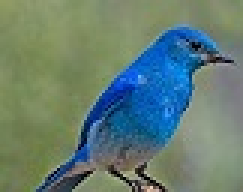
%> input picture imagecut/data/bird.jpg, 81 x 64 px (shown 3 times larger)
$ octave --eval "result = ICgraph(rgb2gray(imread('../data/bird.jpg')));"   (GNU Octave 9; MATLAB toolbox functions it lacks are replaced by stand-ins)
%> lines starting %> are read from the running program, lines starting %| are printed output that depends on the picture; in (x1, y1, x2, y2) boxes, pixels count from 0 and x2, y2 are one past the last pixel; in counts of white or black regions, pixels touching at a corner belong together; the program's own positions count from 1
### imagecut/auxiliary/quadedgep.m
% function [x,y,gx,gy,par,threshold,mag,mage,g,FIe,FIo,mago] = quadedgep(I,par,threshold);
% Input:
%    I = image
%    par = vector for 4 parameters
%      [number of filter orientations, number of scales, filter size, elongation]
%      To use default values, put 0.
%    threshold = threshold on edge strength
% Output:
%    [x,y,gx,gy] = locations and gradients of an ordered list of edgels
%       x,y could be horizontal or vertical or 45 between pixel sites
%       but it is guaranteed that there [floor(y) + (floor(x)-1)*nr]
%       is ordered and unique.  In other words, each edgel has a unique pixel id.
%    par = actual par used
%    threshold = actual threshold used
%    mag = edge magnitude
%    mage = phase map
%    g = gradient map at each pixel
%    [FIe,FIo] = odd and even filter outputs
%    mago = odd filter output of optimum orientation
%
% Stella X. Yu, 2001


function [x,y,gx,gy,par,threshold,mag,mage,g,FIe,FIo,mago] = quadedgep(I,par,threshold);
%> called with par = [4 3 21 3], threshold = 0.02

if nargin<3 | isempty(threshold),
    threshold = 0.2;
end

[r,c] = size(I);
%> r = 64; c = 81
def_par = [8,1,20,3];

% take care of parameters, any missing value is substituted by a default value
if nargin<2 | isempty(par),
   par = def_par;
end
par(end+1:4)=0;
par = par(:);
j = (par>0);
have_value = [ j, 1-j ];
j = 1; n_filter = have_value(j,:) * [par(j); def_par(j)];
j = 2; n_scale  = have_value(j,:) * [par(j); def_par(j)];
j = 3; winsz    = have_value(j,:) * [par(j); def_par(j)];
j = 4; enlong   = have_value(j,:) * [par(j); def_par(j)];

% always make filter size an odd number so that the results will not be skewed
j = winsz/2;
if not(j > fix(j) + 0.1),
    winsz = winsz + 1;
end

% filter the image with quadrature filters
FBo = make_filterbank_odd2(n_filter,n_scale,winsz,enlong);
FBe = make_filterbank_even2(n_filter,n_scale,winsz,enlong);
n = ceil(winsz/2);
f = [fliplr(I(:,2:n+1)), I, fliplr(I(:,c-n:c-1))];
f = [flipud(f(2:n+1,:)); f; flipud(f(r-n:r-1,:))];
%> f: size 86x103 uint8
FIo = fft_filt_2(f,FBo,1);
FIo = FIo(n+[1:r],n+[1:c],:);
FIe = fft_filt_2(f,FBe,1);
%> call 2 of fft_filt_2, with sf = 1
%> after the loop in fft_filt_2 (call 2), `for n=1:N3;`:
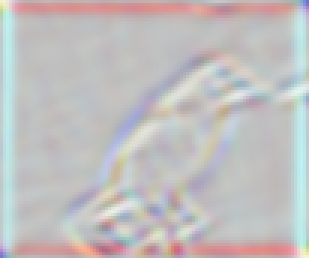
%> FI: size 86x103x4 double (shown 3 times larger); mean R, G, B, A 2.4, 2.1, 2.1, 2.4; transparent parts drawn white
FIe = FIe(n+[1:r],n+[1:c],:);

% compute the orientation energy and recover a smooth edge map
% pick up the maximum energy across scale and orientation
% even filter's output: as it is the second derivative, zero cross localize the edge
% odd filter's output: orientation
mag = sqrt(sum(FIo.^2,3)+sum(FIe.^2,3));
mag_a = sqrt(FIo.^2+FIe.^2);
[tmp,max_id] = max(mag_a,[],3);
base_size = r * c;
%> base_size = 5184
id = [1:base_size]';
%> id = 5184 values from 1 to 5184
mage = reshape(FIe(id+(max_id(:)-1)*base_size),[r,c]);
mage = (mage>0) - (mage<0);
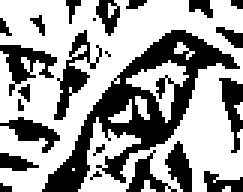
%> mage: size 64x81 double (shown 3 times larger); values -1 (black) and 1 (white), 62.3% white; 24 black regions (12 under 20 px), largest, box (x1, y1, x2, y2) and area: (14, 10, 80, 64) 962, (18, 10, 34, 40) 147, (0, 15, 19, 32) 133

ori_incr=pi/n_filter; % to convert jshi's coords to conventional image xy
ori_offset=ori_incr/2;
theta = ori_offset+([1:n_filter]-1)*ori_incr; % orientation detectors
% [gx,gy] are image gradient in image xy coords, winner take all
mago = reshape(FIo(id+(max_id(:)-1)*base_size),[r,c]);
ori = theta(max_id);
ori = ori .* (mago>0) + (ori + pi).*(mago<0);
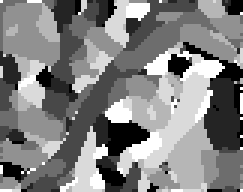
%> ori: size 64x81 double (shown 3 times larger); min 0.393, max 5.89, mean 3.19; drawn with min black and max white
gy = mag .* cos(ori);
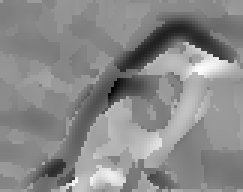
%> gy: size 64x81 double (shown 3 times larger); min -37.56, max 29.2, mean -1.7; drawn with min black and max white
gx = -mag .* sin(ori);
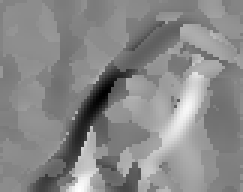
%> gx: size 64x81 double (shown 3 times larger); min -40.82, max 35.54, mean 0.1; drawn with min black and max white
g = cat(3,gx,gy);

% phase map: edges are where the phase changes
mag_th = max(mag(:)) * threshold;
%> mag_th = 0.884
eg = (mag>mag_th);
%> eg: size 64x81 logical; every value is 1
h = eg & [(mage(2:r,:) ~= mage(1:r-1,:)); zeros(1,c)];
%> h: size 64x81 logical; 13% white in thin lines or dots
v = eg & [(mage(:,2:c) ~= mage(:,1:c-1)), zeros(r,1)];
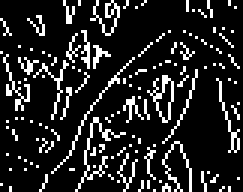
%> v: size 64x81 logical (shown 3 times larger); 14.5% white in thin lines or dots
[y,x] = find(h | v);
%> y = 1177 values from 1 to 64; x = 1177 values from 1 to 81
k = y + (x-1) * r;
%> k = 1177 values from 6 to 5179
h = h(k);
%> h = 1177 logical values, 673 true
v = v(k);
%> v = 1177 logical values, 750 true
y = y + h * 0.5; % i
%> y = 1177 values, max 64 at index 66, min 1 at index 299, mean 33.42
x = x + v * 0.5; % j
%> x = 1177 values, max 81 at index 1170, min 1 at index 1, mean 40.27
t = h + v * r;
%> t = 1177 values, max 65 at index 33, min 1 at index 1, mean 41.35
gx = g(k) + g(k+t);
%> gx = 1177 values, max 69.75 at index 368, min -80.36 at index 499, mean 1.76
k = k + (r * c);
%> k = 1177 values from 5190 to 10363
gy = g(k) + g(k+t);
%> gy = 1177 values, max 57.44 at index 993, min -71.09 at index 592, mean -1.34

### imagecut/auxiliary/make_filterbank_odd2.m
function FB = make_filterbank(num_ori,filter_scales,wsz,enlong)
%
%  F = make_filterbank(num_ori,num_scale,wsz)
% Jianbo Shi, 1997

if nargin<4,
    enlong = 3;
end

enlong = enlong*2;

% definine filterbank
%num_ori=6;
%num_scale=3;

num_scale = length(filter_scales);

M1=wsz; % size in pixels
M2=M1;

ori_incr=180/num_ori;
ori_offset=ori_incr/2; % helps with equalizing quantiz. error across filter set

FB=zeros(M1,M2,num_ori,num_scale);


% elongated filter set
counter = 1;

for m=1:num_scale
   for n=1:num_ori
      % r=12 here is equivalent to Malik's r=3;
      f=doog1(filter_scales(m),enlong,ori_offset+(n-1)*ori_incr,M1);
      FB(:,:,n,m)=f;
   end
end

FB=reshape(FB,M1,M2,num_scale*num_ori);
total_num_filt=size(FB,3);

for j=1:total_num_filt,
  F = FB(:,:,j);
  a = sum(sum(abs(F)));
  FB(:,:,j) = FB(:,:,j)/a;
end

### imagecut/auxiliary/make_filterbank_even2.m
function FB = make_filterbank(num_ori,filter_scales,wsz,enlong)
%
%  F = make_filterbank(num_ori,num_scale,wsz)
% Jianbo Shi, 1997


if nargin<4,
    enlong = 3;
end

enlong = 2*enlong;

% definine filterbank
%num_ori=6;
%num_scale=3;

num_scale = length(filter_scales);

M1=wsz; % size in pixels
M2=M1;

ori_incr=180/num_ori;
ori_offset=ori_incr/2; % helps with equalizing quantiz. error across filter set

FB=zeros(M1,M2,num_ori,num_scale);

% elongated filter set
counter = 1;

for m=1:num_scale
   for n=1:num_ori
      % r=12 here is equivalent to Malik's r=3;
      f=doog2(filter_scales(m),enlong,ori_offset+(n-1)*ori_incr,M1);
      FB(:,:,n,m)=f;
   end
end

FB=reshape(FB,M1,M2,num_scale*num_ori);
total_num_filt=size(FB,3);

for j=1:total_num_filt,
  F = FB(:,:,j);
  a = sum(sum(abs(F)));
  FB(:,:,j) = FB(:,:,j)/a;
end

### imagecut/auxiliary/fft_filt_2.m
function FI=fft_filt_2(V,FB,sf);
% FI=fft_filt_2(V,FB,sf);
% fft-based filtering
% requires image to be called "V"
% and filters to be in FB
% sf is the subsampling factor
%
% FI is the result
% Jianbo Shi, 1997

[M1,M2,N3]=size(FB);
% prepare FFT of image for filtering
[N1,N2]=size(V);
I=zeros(size(V)+[M1-1 M2-1]);
I(1:N1,1:N2)=V;
N1s=length(1:sf:N1);
N2s=length(1:sf:N2);
IF=fft2(I);
FI=zeros(N1s,N2s,N3);

% apply filters
for n=1:N3;
   f=rot90(FB(:,:,n),2);
   fF=fft2(f,N1+M1-1,N2+M2-1);
   IfF=IF.*fF;
   If=real(ifft2(IfF));
   If=If(ceil((M1+1)/2):ceil((M1+1)/2)+N1-1,ceil((M2+1)/2):ceil((M2+1)/2)+N2-1);
   FI(:,:,n)=If(1:sf:N1,1:sf:N2);
end

### imagecut/auxiliary/computeEdges.m
function edgemap = computeEdges(imageX,parametres,threshold)
% edgemap = computeEdges(imageX,parametres,threshold)
%
% computes the edge in imageX with parameters parametres and threshold
% Timothee Cour, Stella Yu, Jianbo Shi, 2004.

[ex,ey,egx,egy,eg_par,eg_th,emag,ephase , g ] = quadedgep(imageX,parametres,threshold);
%> ex has the same summary as x in quadedgep; ey has the same summary as y in quadedgep; egx has the same summary as gx in quadedgep; egy has the same summary as gy in quadedgep; eg_par = [4; 3; 21; 3]; eg_th = 0.02
% example : [ex,ey,egx,egy,eg_par,eg_th,emag,ephase] = quadedgep(imageX,[4,3,30,3],0.05);

% [emagTrie,eindex] = sort(emag);

%edges3 = sparse(floor(ex),floor(ey),(egx.^2+egy.^2).^(1/2),size(imageX,2),size(imageX,1))';

try
    edges2 = emag .* edge(imageX,'canny') ;
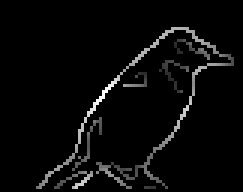
%> edges2: size 64x81 double (shown 3 times larger); min 0, max 44.19, mean 1.6; drawn with min black and max white
    %edges2 = emag .* edge(imageX,'sobel') ;
catch
    edges2 = 0 * emag;
end

edges2 = edges2 .* (edges2 > threshold);
egx1 = g(:,:,1);
egy1 = g(:,:,2);
eindex = find(edges2);
%> eindex = 348 values from 831 to 4950
[ey,ex,values] = find(edges2);
%> ey = 348 values from 10 to 63; ex = 348 values from 13 to 78; values = 348 values from 6.66 to 44.19

egx = egx1(eindex);
%> egx = 348 values, max 33.42 at index 57, min -40.82 at index 106, mean -0.328
egy = egy1(eindex);
%> egy = 348 values, max 29.2 at index 314, min -35.47 at index 125, mean -3.08

edgemap.eindex = eindex;
%> edgemap.eindex = 348 values from 831 to 4950
edgemap.values = values;
%> edgemap.values = 348 values, max 44.19 at index 106, min 6.66 at index 250, mean 23.11
edgemap.x = ex;
%> edgemap.x = 348 values from 13 to 78
edgemap.y = ey;
%> edgemap.y = 348 values, max 63 at index 1, min 10 at index 242, mean 38.44
edgemap.gx = egx;
%> edgemap.gx has the same summary as egx
edgemap.gy = egy;
%> edgemap.gy has the same summary as egy
edgemap.emag = emag;
edgemap.ephase = ephase;
edgemap.imageEdges = edges2;

### imagecut/auxiliary/computeW.m
function W = computeW(imageX,dataW,emag,ephase)
% W = computeW(imageX,dataW,emag,ephase)
% Timothee Cour, Stella Yu, Jianbo Shi, 2004.
[p,q] = size(imageX);
%> p = 64; q = 81

%> the run ends on the next line
[w_i,w_j] = cimgnbmap([p,q],dataW.sampleRadius,dataW.sample_rate);

W = affinityic(emag,ephase,w_i,w_j,max(emag(:)) * dataW.edgeVariance);
W = W/max(W(:));

### imagecut/auxiliary/ICgraph.m
function [W,imageEdges] = ICgraph(I,dataW,dataEdgemap)
% [W,imageEdges] = ICgraph(I,dataW,dataEdgemap);
% Input:
% I = gray-level image
% optional parameters:
% dataW.sampleRadius=5;
% dataW.sample_rate=1;
% dataW.edgeVariance = 0.08;
%
% dataEdgemap.parametres=[4,3, 21,3];%[number of filter orientations, number of scales, filter size, elongation]
% dataEdgemap.threshold=0.02;
%
% Output:
% W: npixels x npixels similarity matrix based on Intervening Contours
% imageEdges: image showing edges extracted in the image
%
% Timothee Cour, Stella Yu, Jianbo Shi, 2004.


[p,q] = size(I);

if (nargin< 2) | isempty(dataW),
    dataW.sampleRadius=5;
    dataW.sample_rate=1;
    dataW.edgeVariance = 0.08;
end

if (nargin<3) | isempty(dataEdgemap),
    dataEdgemap.parametres=[4,3, 21,3];%[number of filter orientations, number of scales, filter size, elongation]
    dataEdgemap.threshold=0.02;
end


edgemap = computeEdges(I,dataEdgemap.parametres,dataEdgemap.threshold);
imageEdges = edgemap.imageEdges;
W = computeW(I,dataW,edgemap.emag,edgemap.ephase);

$ run again, on imagecut/data/camel.jpg
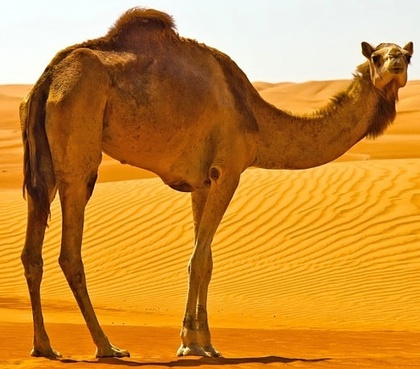
%> input picture imagecut/data/camel.jpg, 420 x 369 px, shrunk from 523 x 459 before the run
%> in quadedgep, `mage = (mage>0) - (mage<0);`:
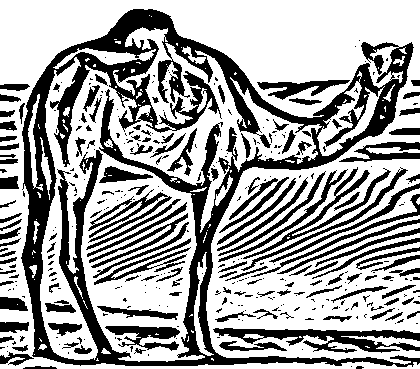
%> mage: size 369x420 double; values -1 (black) and 1 (white), 63.7% white; 356 black regions (218 under 20 px), largest, box (x1, y1, x2, y2) and area: (21, 9, 420, 367) 29817, (213, 328, 420, 353) 2331, (243, 167, 391, 259) 1238
%> mag_th = 2.28
%> eg: size 369x420 logical; 80.9% white; 168 black regions (107 under 20 px), largest, box (x1, y1, x2, y2) and area: (159, 0, 420, 75) 12563, (0, 0, 125, 76) 5487, (216, 265, 420, 311) 3009
%> y = 23678 values from 9 to 369; x = 23678 values from 1 to 420
%> in quadedgep, `h = h(k);`: h = 23678 logical values, 16776 true
%> in quadedgep, `v = v(k);`: v = 23678 logical values, 12742 true
%> eg_par = [4; 3; 21; 3]; eg_th = 0.02
%> in computeEdges, `edges2 = emag .* edge(imageX,'canny') ;`:
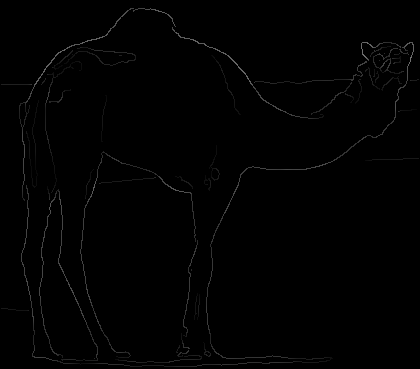
%> edges2: size 369x420 double; min 0, max 113.9, mean 1.5
%> eindex = 4697 values from 454 to 154401
%> ey = 4697 values from 9 to 367; ex = 4697 values from 2 to 419; values = 4697 values from 7.49 to 113.9
%> egx = 4697 values, max 105.2 at index 4651, min -103 at index 4084, mean -0.598
%> egy = 4697 values, max 80.48 at index 2398, min -96.27 at index 4126, mean -3.34
%> edgemap.eindex = 4697 values from 454 to 154401
%> edgemap.values = 4697 values, max 113.9 at index 4651, min 7.49 at index 4692, mean 48.31
%> edgemap.x = 4697 values from 2 to 419
%> edgemap.y = 4697 values, max 367 at index 2126, min 9 at index 2118, mean 186.1
%> edgemap.gx has the same summary as egx
%> edgemap.gy has the same summary as egy
